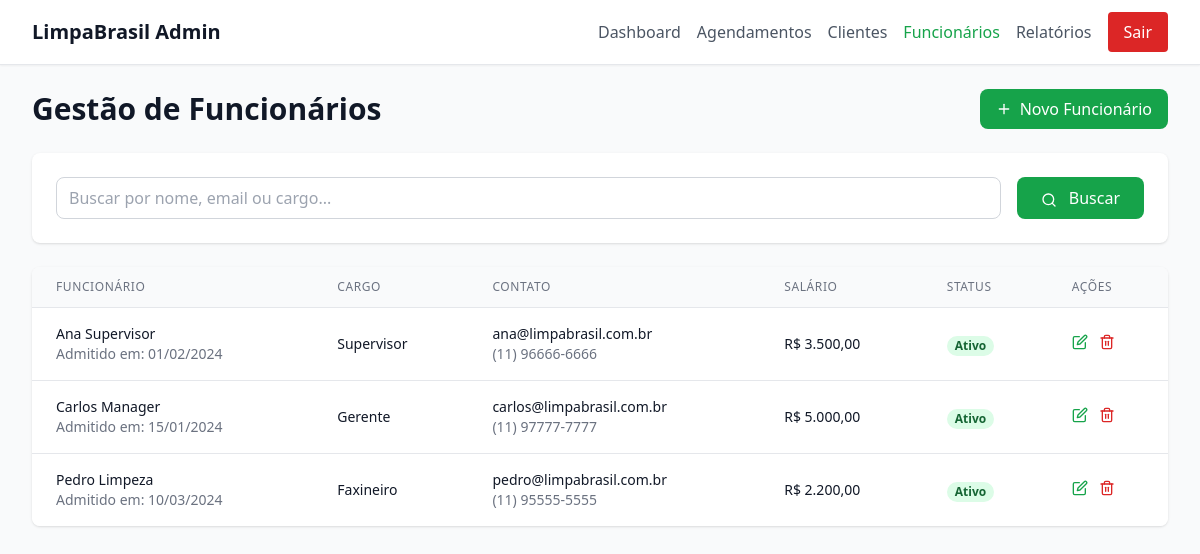
Page /admin/funcionarios.php (signed in) on the committed database.
### tables this page shows
CREATE TABLE IF NOT EXISTS `funcionarios` (
  `id` int(11) NOT NULL AUTO_INCREMENT,
  `nome` varchar(255) NOT NULL,
  `email` varchar(255) DEFAULT NULL,
  `telefone` varchar(20) DEFAULT NULL,
  `cargo` varchar(100) DEFAULT NULL,
  `salario` decimal(10,2) DEFAULT NULL,
  `data_admissao` date DEFAULT NULL,
  `status` enum('ativo','inativo') NOT NULL DEFAULT 'ativo',
  `ativo` tinyint(1) NOT NULL DEFAULT 1,
  `created_at` timestamp NOT NULL DEFAULT CURRENT_TIMESTAMP,
  `updated_at` timestamp NOT NULL DEFAULT CURRENT_TIMESTAMP ON UPDATE CURRENT_TIMESTAMP,
  PRIMARY KEY (`id`),
  KEY `idx_ativo` (`ativo`),
  KEY `idx_cargo` (`cargo`)
);

### admin/funcionarios.php (the view, shortened to what this page needs)
<?php
$pdo = getDBConnection();
$search = $_GET['search'] ?? '';
$sql = "SELECT * FROM funcionarios";
$params = [];
$sql .= " ORDER BY nome ASC";
$stmt = $pdo->prepare($sql);
$stmt->execute($params);
$funcionarios = $stmt->fetchAll();
?>
<!DOCTYPE html>
<html lang="pt-BR">
<head>
    <script src="https://cdn.tailwindcss.com"></script>
</head>
<body class="bg-gray-50">
    <div class="min-h-screen">
        <nav class="bg-white shadow-sm border-b">
            <div class="max-w-7xl mx-auto px-4 sm:px-6 lg:px-8">
                <div class="flex justify-between items-center h-16">
                    <div class="flex items-center">
                        <h1 class="text-xl font-semibold text-gray-900">LimpaBrasil Admin</h1>
                    </div>
                    <div class="flex items-center space-x-4">
                        <a href="dashboard.php" class="text-gray-600 hover:text-gray-900">Dashboard</a>
                        <a href="agendamentos.php" class="text-gray-600 hover:text-gray-900">Agendamentos</a>
                        <a href="clientes.php" class="text-gray-600 hover:text-gray-900">Clientes</a>
                        <a href="funcionarios.php" class="text-primary-600 font-medium">Funcionários</a>
                        <a href="relatorios.php" class="text-gray-600 hover:text-gray-900">Relatórios</a>
                        <a href="../api/auth.php?action=logout" class="bg-red-600 text-white px-4 py-2 rounded hover:bg-red-700">Sair</a>
                    </div>
                </div>
            </div>
        </nav>
        <div class="max-w-7xl mx-auto py-6 sm:px-6 lg:px-8">
            <div class="md:flex md:items-center md:justify-between mb-6">
                <div class="flex-1 min-w-0">
                    <h2 class="text-2xl font-bold leading-7 text-gray-900 sm:text-3xl sm:truncate">
                        Gestão de Funcionários
                    </h2>
                </div>
                <div class="mt-4 flex md:mt-0 md:ml-4">
                    <button onclick="showModal('addFuncionarioModal')" class="bg-primary-600 text-white px-4 py-2 rounded-lg hover:bg-primary-700 flex items-center">
                        <i data-feather="plus" class="w-4 h-4 mr-2"></i>
                        Novo Funcionário
                    </button>
                </div>
            </div>
            <div class="bg-white p-6 rounded-lg shadow mb-6">
                <form method="GET" class="flex flex-wrap gap-4">
                    <div class="flex-1 min-w-64">
                        <input type="text" name="search" value="<?php echo htmlspecialchars($search); ?>"
                               placeholder="Buscar por nome, email ou cargo..."
                               class="w-full px-3 py-2 border border-gray-300 rounded-lg focus:ring-primary-500 focus:border-primary-500">
                    </div>
                    <button type="submit" class="bg-primary-600 text-white px-6 py-2 rounded-lg hover:bg-primary-700">
                        <i data-feather="search" class="w-4 h-4 mr-2 inline"></i>
                        Buscar
                    </button>
                </form>
            </div>
            <div class="bg-white shadow rounded-lg overflow-hidden">
                <table class="min-w-full divide-y divide-gray-200">
                    <thead class="bg-gray-50">
                        <tr>
                            <th class="px-6 py-3 text-left text-xs font-medium text-gray-500 uppercase tracking-wider">Funcionário</th>
                            <th class="px-6 py-3 text-left text-xs font-medium text-gray-500 uppercase tracking-wider">Cargo</th>
                            <th class="px-6 py-3 text-left text-xs font-medium text-gray-500 uppercase tracking-wider">Contato</th>
                            <th class="px-6 py-3 text-left text-xs font-medium text-gray-500 uppercase tracking-wider">Salário</th>
                            <th class="px-6 py-3 text-left text-xs font-medium text-gray-500 uppercase tracking-wider">Status</th>
                            <th class="px-6 py-3 text-left text-xs font-medium text-gray-500 uppercase tracking-wider">Ações</th>
                        </tr>
                    </thead>
                    <tbody class="bg-white divide-y divide-gray-200">
                        <?php foreach ($funcionarios as $funcionario): ?>
                            <tr>
                                <td class="px-6 py-4 whitespace-nowrap">
                                    <div>
                                        <div class="text-sm font-medium text-gray-900"><?php echo htmlspecialchars($funcionario['nome']); ?></div>
                                        <div class="text-sm text-gray-500">Admitido em: <?php echo date('d/m/Y', strtotime($funcionario['data_admissao'])); ?></div>
                                    </div>
                                </td>
                                <td class="px-6 py-4 whitespace-nowrap text-sm text-gray-900">
                                    <?php echo htmlspecialchars($funcionario['cargo']); ?>
                                </td>
                                <td class="px-6 py-4 whitespace-nowrap">
                                    <div class="text-sm text-gray-900"><?php echo htmlspecialchars($funcionario['email']); ?></div>
                                    <div class="text-sm text-gray-500"><?php echo htmlspecialchars($funcionario['telefone']); ?></div>
                                </td>
                                <td class="px-6 py-4 whitespace-nowrap text-sm text-gray-900">
                                    R$ <?php echo number_format($funcionario['salario'], 2, ',', '.'); ?>
                                </td>
                                <td class="px-6 py-4 whitespace-nowrap">
                                    <span class="px-2 inline-flex text-xs leading-5 font-semibold rounded-full <?php echo $funcionario['status'] === 'ativo' ? 'bg-green-100 text-green-800' : 'bg-red-100 text-red-800'; ?>">
                                        <?php echo ucfirst($funcionario['status']); ?>
                                    </span>
                                </td>
                                <td class="px-6 py-4 whitespace-nowrap text-sm font-medium space-x-2">
                                    <button onclick="editFuncionario(<?php echo htmlspecialchars(json_encode($funcionario)); ?>)"
                                            class="text-primary-600 hover:text-primary-900">
                                        <i data-feather="edit" class="w-4 h-4"></i>
                                    </button>
                                    <button onclick="deleteFuncionario(<?php echo $funcionario['id']; ?>)"
                                            class="text-red-600 hover:text-red-900">
                                        <i data-feather="trash-2" class="w-4 h-4"></i>
                                    </button>
                                </td>
                            </tr>
                        <?php endforeach; ?>
                    </tbody>
                </table>
            </div>
        </div>
    </div>
</body>
</html>

### rows in the picture
funcionarios: nome "Ana Supervisor", data_admissao "01/02/2024", cargo "Supervisor", email "ana@limpabrasil.com.br", telefone "(11) 96666-6666", salario "3.500,00", status "Ativo"
funcionarios: nome "Carlos Manager", data_admissao "15/01/2024", cargo "Gerente", email "carlos@limpabrasil.com.br", telefone "(11) 97777-7777", salario "5.000,00", status "Ativo"
funcionarios: nome "Pedro Limpeza", data_admissao "10/03/2024", cargo "Faxineiro", email "pedro@limpabrasil.com.br", telefone "(11) 95555-5555", salario "2.200,00", status "Ativo"
